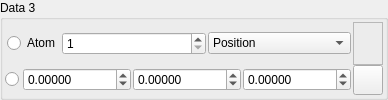
       <widget class="QGroupBox" name="Data3Group" >
        <property name="sizePolicy" >
         <sizepolicy vsizetype="Preferred" hsizetype="Expanding" >
          <horstretch>0</horstretch>
          <verstretch>0</verstretch>
         </sizepolicy>
        </property>
        <property name="title" >
         <string>Data 3</string>
        </property>
        <layout class="QHBoxLayout" name="horizontalLayout_20" >
         <property name="spacing" >
          <number>2</number>
         </property>
         <property name="margin" >
          <number>2</number>
         </property>
         <item>
          <layout class="QGridLayout" name="gridLayout_3" >
           <property name="spacing" >
            <number>0</number>
           </property>
           <item row="1" column="0" >
            <layout class="QHBoxLayout" name="horizontalLayout_10" >
             <property name="spacing" >
              <number>2</number>
             </property>
             <item>
              <widget class="QRadioButton" name="Data3ValueRadio" >
               <property name="text" >
                <string/>
               </property>
              </widget>
             </item>
             <item>
              <widget class="QWidget" native="1" name="Data3ValueGroup" >
               <property name="sizePolicy" >
                <sizepolicy vsizetype="Preferred" hsizetype="Expanding" >
                 <horstretch>0</horstretch>
                 <verstretch>0</verstretch>
                </sizepolicy>
               </property>
               <layout class="QHBoxLayout" name="horizontalLayout_11" >
                <property name="spacing" >
                 <number>2</number>
                </property>
                <property name="margin" >
                 <number>2</number>
                </property>
                <item>
                 <widget class="QDoubleSpinBox" name="Data3ValueXSpin" >
                  <property name="sizePolicy" >
                   <sizepolicy vsizetype="Fixed" hsizetype="Expanding" >
                    <horstretch>0</horstretch>
                    <verstretch>0</verstretch>
                   </sizepolicy>
                  </property>
                  <property name="toolTip" >
                   <string>X-coordinate of glyph data</string>
                  </property>
                  <property name="decimals" >
                   <number>5</number>
                  </property>
                  <property name="minimum" >
                   <double>-100000000.000000000000000</double>
                  </property>
                  <property name="maximum" >
                   <double>10000000.000000000000000</double>
                  </property>
                 </widget>
                </item>
                <item>
                 <widget class="QDoubleSpinBox" name="Data3ValueYSpin" >
                  <property name="sizePolicy" >
                   <sizepolicy vsizetype="Fixed" hsizetype="Expanding" >
                    <horstretch>0</horstretch>
                    <verstretch>0</verstretch>
                   </sizepolicy>
                  </property>
                  <property name="toolTip" >
                   <string>Y-coordinate of glyph data</string>
                  </property>
                  <property name="decimals" >
                   <number>5</number>
                  </property>
                  <property name="minimum" >
                   <double>-100000000.000000000000000</double>
                  </property>
                  <property name="maximum" >
                   <double>10000000.000000000000000</double>
                  </property>
                 </widget>
                </item>
                <item>
                 <widget class="QDoubleSpinBox" name="Data3ValueZSpin" >
                  <property name="sizePolicy" >
                   <sizepolicy vsizetype="Fixed" hsizetype="Expanding" >
                    <horstretch>0</horstretch>
                    <verstretch>0</verstretch>
                   </sizepolicy>
                  </property>
                  <property name="toolTip" >
                   <string>Z-coordinate of glyph data</string>
                  </property>
                  <property name="decimals" >
                   <number>5</number>
                  </property>
                  <property name="minimum" >
                   <double>-100000000.000000000000000</double>
                  </property>
                  <property name="maximum" >
                   <double>10000000.000000000000000</double>
                  </property>
                 </widget>
                </item>
               </layout>
              </widget>
             </item>
            </layout>
           </item>
           <item row="0" column="0" >
            <layout class="QHBoxLayout" name="horizontalLayout_12" >
             <property name="spacing" >
              <number>2</number>
             </property>
             <item>
              <widget class="QWidget" native="1" name="widget_6" >
               <property name="sizePolicy" >
                <sizepolicy vsizetype="Preferred" hsizetype="Expanding" >
                 <horstretch>0</horstretch>
                 <verstretch>0</verstretch>
                </sizepolicy>
               </property>
               <layout class="QHBoxLayout" name="horizontalLayout_13" >
                <property name="spacing" >
                 <number>2</number>
                </property>
                <property name="margin" >
                 <number>2</number>
                </property>
                <item>
                 <widget class="QRadioButton" name="Data3AtomRadio" >
                  <property name="text" >
                   <string>Atom</string>
                  </property>
                 </widget>
                </item>
                <item>
                 <widget class="QWidget" native="1" name="Data3AtomGroup" >
                  <property name="sizePolicy" >
                   <sizepolicy vsizetype="Preferred" hsizetype="Expanding" >
                    <horstretch>0</horstretch>
                    <verstretch>0</verstretch>
                   </sizepolicy>
                  </property>
                  <layout class="QHBoxLayout" name="horizontalLayout_25" >
                   <property name="spacing" >
                    <number>2</number>
                   </property>
                   <property name="margin" >
                    <number>0</number>
                   </property>
                   <item>
                    <widget class="QSpinBox" name="Data3AtomIdSpin" >
                     <property name="minimum" >
                      <number>1</number>
                     </property>
                     <property name="maximum" >
                      <number>10000000</number>
                     </property>
                    </widget>
                   </item>
                   <item>
                    <widget class="QComboBox" name="Data3AtomCombo" >
                     <property name="insertPolicy" >
                      <enum>QComboBox::NoInsert</enum>
                     </property>
                     <item>
                      <property name="text" >
                       <string>Position</string>
                      </property>
                     </item>
                     <item>
                      <property name="text" >
                       <string>Force</string>
                      </property>
                     </item>
                     <item>
                      <property name="text" >
                       <string>Velocity</string>
                      </property>
                     </item>
                    </widget>
                   </item>
                  </layout>
                 </widget>
                </item>
               </layout>
              </widget>
             </item>
            </layout>
           </item>
           <item row="1" column="1" >
            <widget class="QPushButton" name="Data3ColourButton" >
             <property name="sizePolicy" >
              <sizepolicy vsizetype="Preferred" hsizetype="Preferred" >
               <horstretch>0</horstretch>
               <verstretch>0</verstretch>
              </sizepolicy>
             </property>
             <property name="minimumSize" >
              <size>
               <width>30</width>
               <height>30</height>
              </size>
             </property>
             <property name="maximumSize" >
              <size>
               <width>30</width>
               <height>30</height>
              </size>
             </property>
             <property name="text" >
              <string/>
             </property>
             <property name="icon" >
              <iconset resource="icons.qrc" >
               <normaloff>:/basic/icons/basic_colour.svg</normaloff>:/basic/icons/basic_colour.svg</iconset>
             </property>
             <property name="autoDefault" >
              <bool>false</bool>
             </property>
            </widget>
           </item>
           <item row="0" column="1" >
            <widget class="TColourFrame" name="Data3ColourFrame" >
             <property name="sizePolicy" >
              <sizepolicy vsizetype="Preferred" hsizetype="Preferred" >
               <horstretch>0</horstretch>
               <verstretch>0</verstretch>
              </sizepolicy>
             </property>
             <property name="frameShape" >
              <enum>QFrame::StyledPanel</enum>
             </property>
             <property name="frameShadow" >
              <enum>QFrame::Raised</enum>
             </property>
            </widget>
           </item>
          </layout>
         </item>
        </layout>
       </widget>
